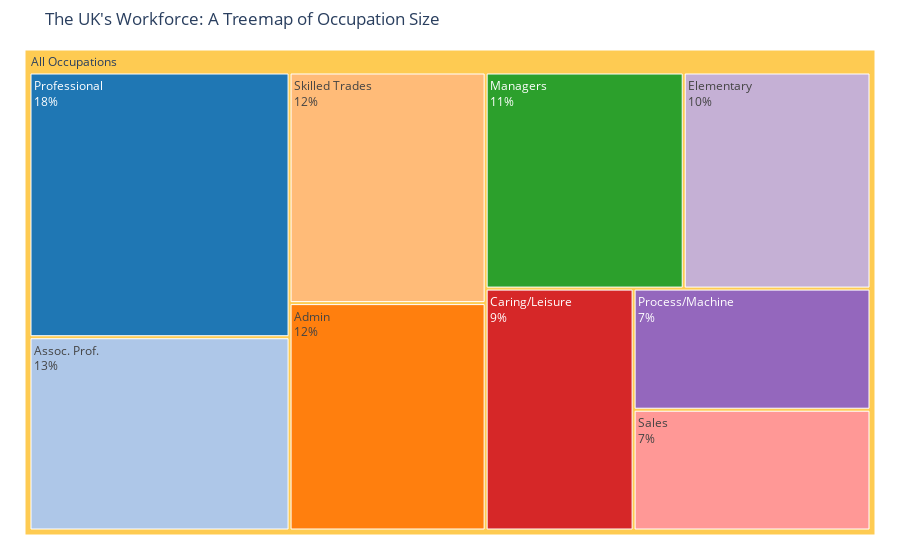
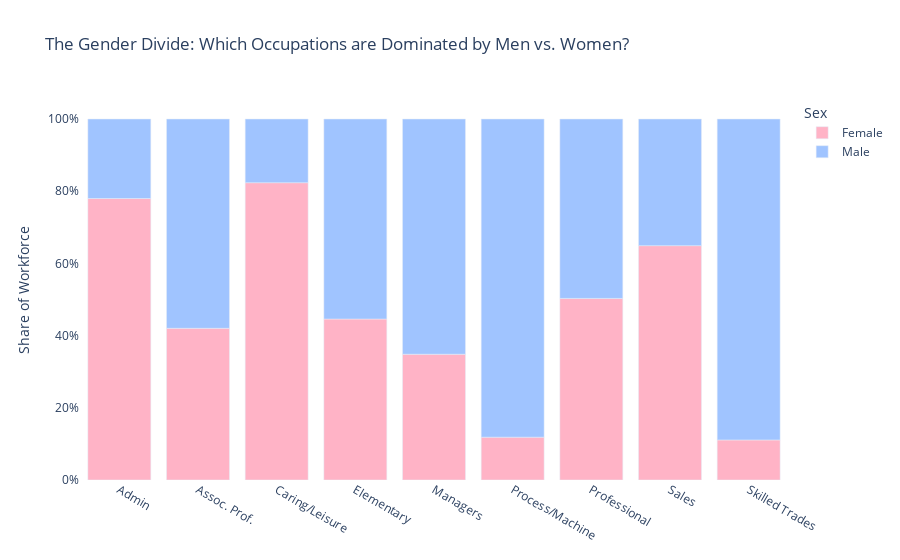
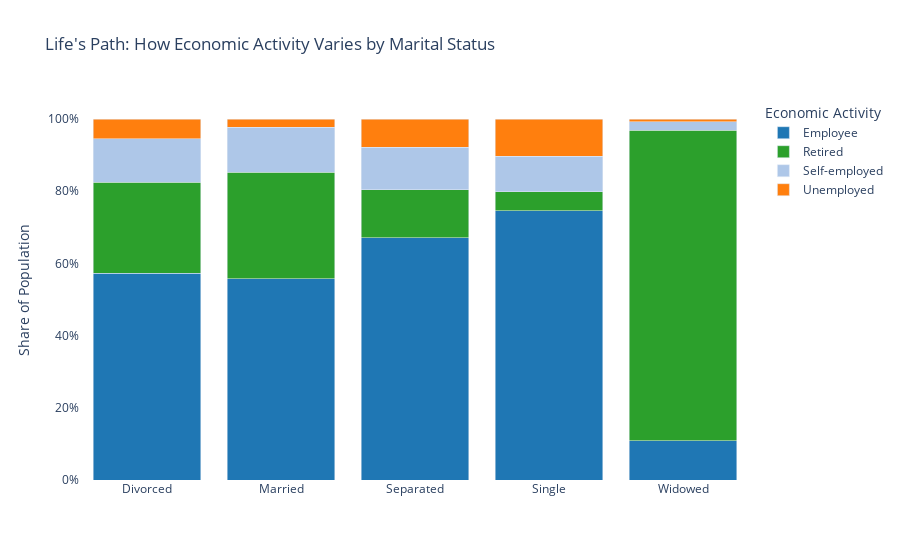

Write notebook code for charts like these, in order.
### Code cell
# --- Plot 1: The Age-Health Connection ---
print("\n--- Plot 1: The Age-Health Connection ---")
df_health_age = df[
    (df['health'] != 'Not applicable') &
    (df['age'] != 'Not applicable') &
    (df['age'] != '0-15')
]
crosstab_norm = pd.crosstab(df_health_age['age'], df_health_age['health'], normalize='index')
health_order = ["Very Good", "Good", "Fair", "Bad", "Very Bad"]
crosstab_norm = crosstab_norm[health_order] 

fig_heat, ax_heat = plt.subplots(figsize=(12, 8))
sns.heatmap(
    crosstab_norm,
    annot=True,
    fmt='.1%',
    cmap='YlGnBu',
    linewidths=.5,
    ax=ax_heat,
    cbar_kws={'format': mtick.PercentFormatter(1.0)}
)
ax_heat.set_title('The Age-Health Connection: Self-Reported Health Declines with Age', fontsize=18, loc='left', pad=20)
ax_heat.set_xlabel('Health (1=Very Good, 5=Very Bad)', fontsize=12)
ax_heat.set_ylabel('Age Bracket', fontsize=12)
ax_heat.tick_params(axis='both', which='both', left=False, bottom=False)
plt.show()

# --- Plot 2: The UK's Workforce: A Treemap of Occupation Size ---
print("\n--- Plot 2: The UK's Workforce: A Treemap of Occupation Size ---")
df_treemap = df_working_pop.groupby('occupation')['person_id'].count().reset_index()

fig_tree = px.treemap(
    df_treemap,
    path=[px.Constant("All Occupations"), 'occupation'],
    values='person_id',
    title="The UK's Workforce: A Treemap of Occupation Size",
    color='occupation',
    color_discrete_map={
        "Managers": "#2ca02c", "Professional": "#1f77b4", "Assoc. Prof.": "#aec7e8",
        "Admin": "#ff7f0e", "Skilled Trades": "#ffbb78", "Caring/Leisure": "#d62728",
        "Sales": "#ff9896", "Process/Machine": "#9467bd", "Elementary": "#c5b0d5"
    },
    labels={'occupation': 'Occupation', 'person_id': 'Total People'},
    hover_data={'person_id': ':.0f'}
)
fig_tree.update_traces(textinfo="label+percent root", hovertemplate='<b>%{label}</b><br>Population: %{value:,.0f}<br>Share: %{percentRoot:.1%}')
fig_tree.update_layout(coloraxis_showscale=False, margin=dict(t=50, l=25, r=25, b=25))
fig_tree.show()

# --- Plot 3: The Gender Divide: Occupation by Sex ---
print("\n--- Plot 3: The Gender Divide: Occupation by Sex ---")
df_agg_gender = df_working_pop.groupby(['occupation', 'sex'])['person_id'].count().reset_index()
df_agg_gender['Percentage'] = df_agg_gender.groupby('occupation')['person_id'].transform(lambda x: x / x.sum())

fig_bar_gender = px.bar(
    df_agg_gender,
    x='occupation',
    y='Percentage',
    color='sex',
    title='The Gender Divide: Which Occupations are Dominated by Men vs. Women?',
    color_discrete_map={'Male': MALE_COLOR, 'Female': FEMALE_COLOR},
    labels={'occupation': 'Occupation', 'Percentage': 'Share of Workforce', 'sex': 'Sex'}
)
fig_bar_gender.update_traces(hovertemplate='<b>%{data.name}</b><br>Share: %{y:.1%}<extra></extra>')
fig_bar_gender.update_layout(
    yaxis_title='Share of Workforce',
    yaxis_tickformat='.0%',
    legend_title='Sex',
    plot_bgcolor='white',
    xaxis_title=None,
    xaxis={'categoryorder':'total descending'}
)
fig_bar_gender.show()

# --- Plot 4: Life's Path: Economic Activity by Marital Status ---
print("\n--- Plot 4: Life's Path: How Economic Activity Varies by Marital Status ---")
df_agg_marital_base = df[
    df['marital_status'].notna() & (df['marital_status'] != 'Not applicable') &
    df['economic_activity'].notna() & (df['economic_activity'] != 'Not applicable')
].copy()
df_agg_marital = df_agg_marital_base[
    df_agg_marital_base['economic_activity'].isin(['Employee', 'Self-employed', 'Looking after home or family', 'Retired', 'Unemployed'])
].groupby(['marital_status', 'economic_activity'])['person_id'].count().reset_index()
df_agg_marital['Percentage'] = df_agg_marital.groupby('marital_status')['person_id'].transform(lambda x: x / x.sum())

fig_marital = px.bar(
    df_agg_marital,
    x='marital_status',
    y='Percentage',
    color='economic_activity',
    title="Life's Path: How Economic Activity Varies by Marital Status",
    labels={'marital_status': 'Marital Status', 'Percentage': 'Share of Population', 'economic_activity': 'Economic Activity'},
    barmode='stack',
    color_discrete_map={
        'Employee': '#1f77b4', 'Self-employed': '#aec7e8', 'Unemployed': '#ff7f0e',
        'Looking after home or family': '#ffbb78', 'Retired': '#2ca02c'
    }
)
fig_marital.update_traces(hovertemplate='<b>%{data.name}</b><br>Share: %{y:.1%}<extra></extra>')
fig_marital.update_layout(
    yaxis_title='Share of Population',
    yaxis_tickformat='.0%',
    legend_title='Economic Activity',
    plot_bgcolor='white',
    xaxis_title=None
)
fig_marital.show()

# --- Plot 5: The Gendered Shape of the Workweek (KDE) ---
print("\n--- Plot 5: The Gendered Shape of the Workweek ---")
male_hours_kde = df_working_pop.loc[df_working_pop["sex"]=="Male", "hours_numeric"].dropna()
female_hours_kde = df_working_pop.loc[df_working_pop["sex"]=="Female", "hours_numeric"].dropna()

kde_m = gaussian_kde(male_hours_kde, bw_method=0.3)
kde_f = gaussian_kde(female_hours_kde, bw_method=0.3)
x_grid = np.linspace(0, 65, 400)

plt.figure(figsize=(10, 6))
plt.plot(x_grid, kde_m(x_grid), color=MALE_COLOR, label="Male", linewidth=2.5)
plt.plot(x_grid, kde_f(x_grid), color=FEMALE_COLOR, label="Female", linewidth=2.5)
plt.fill_between(x_grid, kde_m(x_grid), alpha=0.15, color=MALE_COLOR)
plt.fill_between(x_grid, kde_f(x_grid), alpha=0.15, color=FEMALE_COLOR)
plt.xlabel("Approximate hours worked per week", fontsize=11)
plt.ylabel("Density (KDE)", fontsize=11)
plt.suptitle("The Gendered Shape of the Workweek", fontsize=16, fontweight='bold', y=1.03)
plt.title("Men cluster around 40 hours; Women show a bimodal split (20 & 40 hours)", fontsize=11, style='italic', pad=20)
plt.legend()
plt.grid(alpha=0.25)
plt.tight_layout()
plt.show()

# --- Plot 6: Occupation Distribution by Gender (Countplot) ---
print("\n--- Plot 6: Occupation Distribution by Gender ---")
df_female = df_working_pop[df_working_pop['sex'] == 'Female']
female_counts_by_occupation = df_female['occupation'].value_counts()
order_by_female_count = female_counts_by_occupation.index

plt.figure(figsize=(10, 7))
plt.grid(axis='x', color='lightgray', linewidth=0.6)
sns.countplot(
    data=df_working_pop,
    y="occupation",
    hue="sex",
    order=order_by_female_count,  
    palette=[FEMALE_COLOR, MALE_COLOR],
    alpha=0.85
)
plt.yticks(fontsize=9) 
plt.xticks(fontsize=12) 
plt.title("Occupation Distribution by Gender (Sorted by Female Count)", fontsize=15, fontweight='bold', pad=15, loc='left' )
plt.xlabel("Count Number", fontsize=14)
plt.ylabel("Occupation Category", fontsize=14)
plt.legend(title="", fontsize=13) 
sns.despine(left=True, bottom=True)
plt.tight_layout()
plt.show()

### Figure 1 — Plotly figure (JSON) as saved in the notebook; plotly's stock layout.template omitted (floating-point values rounded to 4 significant figures)
{"data": [{"branchvalues": "total", "customdata": [[256657, "(?)"], [29710, "Admin"], [33495, "Assoc. Prof."], [23850, "Caring/Leisure"], [26895, "Elementary"], [28524, "Managers"], [19118, "Process/Machine"], [45873, "Professional"], [19063, "Sales"], [30129, "Skilled Trades"]], "domain": {"x": [0, 1], "y": [0, 1]}, "hovertemplate": "<b>%{label}</b><br>Population: %{value:,.0f}<br>Share: %{percentRoot:.1%}", "ids": ["All Occupations", "All Occupations/Admin", "All Occupations/Assoc. Prof.", "All Occupations/Caring/Leisure", "All Occupations/Elementary", "All Occupations/Managers", "All Occupations/Process/Machine", "All Occupations/Professional", "All Occupations/Sales", "All Occupations/Skilled Trades"], "labels": ["All Occupations", "Admin", "Assoc. Prof.", "Caring/Leisure", "Elementary", "Managers", "Process/Machine", "Professional", "Sales", "Skilled Trades"], "marker": {"colors": ["#FECB52", "#ff7f0e", "#aec7e8", "#d62728", "#c5b0d5", "#2ca02c", "#9467bd", "#1f77b4", "#ff9896", "#ffbb78"]}, "name": "", "parents": ["", "All Occupations", "All Occupations", "All Occupations", "All Occupations", "All Occupations", "All Occupations", "All Occupations", "All Occupations", "All Occupations"], "textinfo": "label+percent root", "type": "treemap", "values": [256700.0, 29710.0, 33500.0, 23850.0, 26900.0, 28520.0, 19120.0, 45870.0, 19060.0, 30130.0]}], "layout": {"coloraxis": {"showscale": false}, "legend": {"tracegroupgap": 0}, "margin": {"b": 25, "l": 25, "r": 25, "t": 50}, "title": {"text": "The UK's Workforce: A Treemap of Occupation Size"}}}

### Figure 2 — Plotly figure (JSON) as saved in the notebook; plotly's stock layout.template omitted (floating-point values rounded to 4 significant figures)
{"data": [{"hovertemplate": "<b>%{data.name}</b><br>Share: %{y:.1%}<extra></extra>", "legendgroup": "Female", "marker": {"color": "#ffb3c6", "pattern": {"shape": ""}}, "name": "Female", "orientation": "v", "showlegend": true, "textposition": "auto", "type": "bar", "x": ["Admin", "Assoc. Prof.", "Caring/Leisure", "Elementary", "Managers", "Process/Machine", "Professional", "Sales", "Skilled Trades"], "xaxis": "x", "y": [0.7798, 0.4202, 0.8236, 0.4459, 0.3484, 0.1187, 0.5029, 0.6492, 0.111], "yaxis": "y"}, {"hovertemplate": "<b>%{data.name}</b><br>Share: %{y:.1%}<extra></extra>", "legendgroup": "Male", "marker": {"color": "#a0c4ff", "pattern": {"shape": ""}}, "name": "Male", "orientation": "v", "showlegend": true, "textposition": "auto", "type": "bar", "x": ["Admin", "Assoc. Prof.", "Caring/Leisure", "Elementary", "Managers", "Process/Machine", "Professional", "Sales", "Skilled Trades"], "xaxis": "x", "y": [0.2202, 0.5798, 0.1764, 0.5541, 0.6516, 0.8813, 0.4971, 0.3508, 0.889], "yaxis": "y"}], "layout": {"barmode": "relative", "legend": {"title": {"text": "Sex"}, "tracegroupgap": 0}, "plot_bgcolor": "white", "title": {"text": "The Gender Divide: Which Occupations are Dominated by Men vs. Women?"}, "xaxis": {"anchor": "y", "categoryorder": "total descending", "domain": [0, 1], "title": {}}, "yaxis": {"anchor": "x", "domain": [0, 1], "tickformat": ".0%", "title": {"text": "Share of Workforce"}}}}

### Figure 3 — Plotly figure (JSON) as saved in the notebook; plotly's stock layout.template omitted (floating-point values rounded to 4 significant figures)
{"data": [{"hovertemplate": "<b>%{data.name}</b><br>Share: %{y:.1%}<extra></extra>", "legendgroup": "Employee", "marker": {"color": "#1f77b4", "pattern": {"shape": ""}}, "name": "Employee", "orientation": "v", "showlegend": true, "textposition": "auto", "type": "bar", "x": ["Divorced", "Married", "Separated", "Single", "Widowed"], "xaxis": "x", "y": [0.5724, 0.5577, 0.6705, 0.7461, 0.1084], "yaxis": "y"}, {"hovertemplate": "<b>%{data.name}</b><br>Share: %{y:.1%}<extra></extra>", "legendgroup": "Retired", "marker": {"color": "#2ca02c", "pattern": {"shape": ""}}, "name": "Retired", "orientation": "v", "showlegend": true, "textposition": "auto", "type": "bar", "x": ["Divorced", "Married", "Separated", "Single", "Widowed"], "xaxis": "x", "y": [0.2519, 0.2944, 0.1329, 0.05268, 0.8599], "yaxis": "y"}, {"hovertemplate": "<b>%{data.name}</b><br>Share: %{y:.1%}<extra></extra>", "legendgroup": "Self-employed", "marker": {"color": "#aec7e8", "pattern": {"shape": ""}}, "name": "Self-employed", "orientation": "v", "showlegend": true, "textposition": "auto", "type": "bar", "x": ["Divorced", "Married", "Separated", "Single", "Widowed"], "xaxis": "x", "y": [0.1216, 0.1255, 0.1179, 0.09833, 0.02479], "yaxis": "y"}, {"hovertemplate": "<b>%{data.name}</b><br>Share: %{y:.1%}<extra></extra>", "legendgroup": "Unemployed", "marker": {"color": "#ff7f0e", "pattern": {"shape": ""}}, "name": "Unemployed", "orientation": "v", "showlegend": true, "textposition": "auto", "type": "bar", "x": ["Divorced", "Married", "Separated", "Single", "Widowed"], "xaxis": "x", "y": [0.05409, 0.02237, 0.07872, 0.1029, 0.006934], "yaxis": "y"}], "layout": {"barmode": "stack", "legend": {"title": {"text": "Economic Activity"}, "tracegroupgap": 0}, "plot_bgcolor": "white", "title": {"text": "Life's Path: How Economic Activity Varies by Marital Status"}, "xaxis": {"anchor": "y", "domain": [0, 1], "title": {}}, "yaxis": {"anchor": "x", "domain": [0, 1], "tickformat": ".0%", "title": {"text": "Share of Population"}}}}
